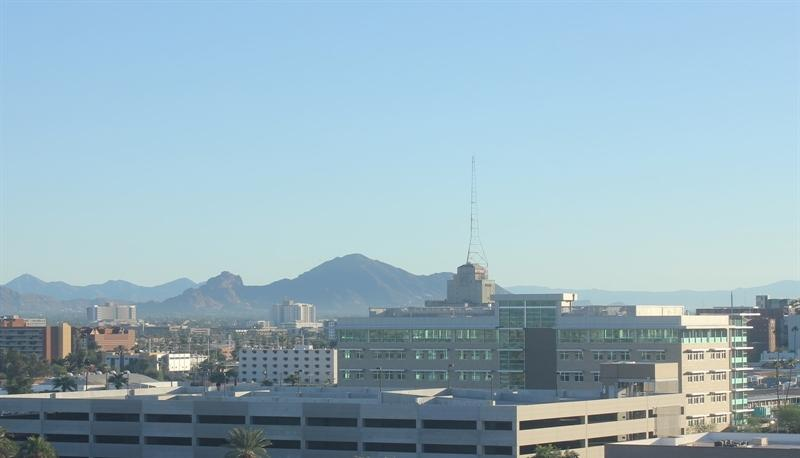
#> input picture images/training/day/20151101_145049.jpg, 800 x 458 px; its folder holds only this picture in this run
$ jupyter execute --allow-errors JS11_2341720116_Hanif_Faishal_Hilmi.ipynb   (shell and % lines are left out)
#> lines starting #> are read from the running program, lines starting #| are printed output that depends on the picture
# JS11 - Klasifikasi 2

Hanif Faishal Hilmi

TI-3F

Absen 15

## Lab 1
Klasifikasi SVM dengan Data Dummy Linier

### Langkah 1 - Import Library

[cell 1]
import numpy as np
import matplotlib.pyplot as plt
from scipy import stats
import seaborn as sns

### Langkah 2 - Membuat Data Dummy

[cell 2]
from sklearn.datasets import make_blobs
X, y = make_blobs(n_samples=50, centers=2, random_state=0, cluster_std=0.60)
plt.scatter(X[:, 0], X[:, 1], c=y, s=50, cmap='autumn')
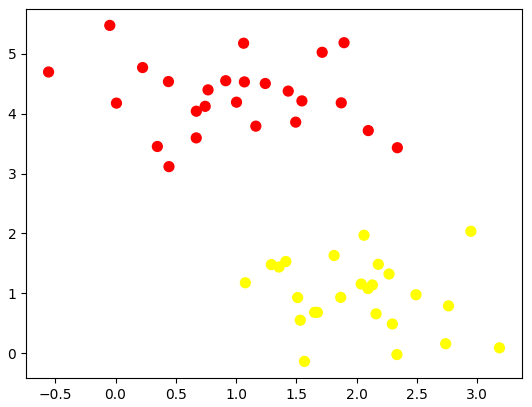
#> figure drawn by matplotlib, 1 panel

### Langkah 4 - Ilustrasi Margin

[cell 3]
xfit = np.linspace(-1, 3.5)
plt.scatter(X[:, 0], X[:, 1], c=y, s=50, cmap='autumn')

for m, b, d in [(1, 0.65, 0.33), (0.5, 1.6, 0.55), (-0.2, 2.9, 0.2)]:
    yfit = m * xfit + b
    plt.plot(xfit, yfit, '-k')
    plt.fill_between(xfit, yfit - d, yfit + d, edgecolor='none',
                     color='#AAAAAA', alpha=0.4)

plt.xlim(-1, 3.5)
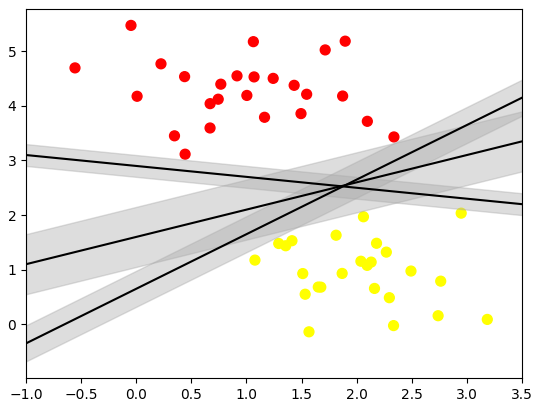
#> figure drawn by matplotlib, 1 panel; curve peaks at x = 3.5, y = 4.15; curve peaks at x = 3.5, y = 3.35; curve peaks at x = -1, y = 3.1

### Langkah 5 - Fitting Model

[cell 4]
from sklearn.svm import SVC
model = SVC(kernel='linear', C=1E10)
model.fit(X, y)

[cell 5]
# fungsii menampilkan fitting data
def plot_scv_decision_function(mode, ax=None, plot_support=True):
    if ax is None:
        ax = plt.gca()
    xlim = ax.get_xlim()
    ylim = ax.get_ylim()

    # membuat grid
    x = np.linspace(xlim[0], xlim[1], 30)
    y = np.linspace(ylim[0], ylim[1], 30)
    Y, X = np.meshgrid(y, x)
    xy = np.vstack([X.ravel(), Y.ravel()]).T
    P = mode.decision_function(xy).reshape(X.shape)

    # plot batas dan margin
    ax.contour(X, Y, P, colors='k', levels=[-1, 0, 1], alpha=0.5, linestyles=['--', '-', '--'])

    if plot_support:
        ax.scatter(model.support_vectors_[:, 0], model.support_vectors_[:, 1], s=300, linewidth=1, facecolors='none')
    ax.set_xlim(xlim)
    ax.set_ylim(ylim)

[cell 6]
# Melakukan plotting
plt.scatter(X[:, 0], X[:, 1], c=y, s=50, cmap='autumn')
plot_scv_decision_function(model)

[cell 7]
# instalasi ipywidgets

## Lab 2
Klasifikasi SVM dengan Data Dummy Non-Linier

### Langkah 1 - Ilustrasi Data Non-Linier

#### Langkah 1a - Import Library

[cell 8]
import numpy as np
import matplotlib.pyplot as plt
from scipy import stats
import seaborn as sns
from sklearn.svm import SVC

#### Langkah 1b - Buat Kembali Fungsi Plotting

[cell 9]
# buat sebuah fungsi untuk menampilkan fitting data

def plot_svc_decision_function(model, ax=None, plot_support=True):

    if ax is None:
        ax = plt.gca()
    xlim = ax.get_xlim()
    ylim = ax.get_ylim()

    # buat grid untuk evaluasi model
    x = np.linspace(xlim[0], xlim[1], 30)
    y = np.linspace(ylim[0], ylim[1], 30)
    Y, X = np.meshgrid(y, x)
    xy = np.vstack([X.ravel(), Y.ravel()]).T
    P = model.decision_function(xy).reshape(X.shape)

    # plot batas dan margin
    ax.contour(X, Y, P, colors='k',
               levels=[-1, 0, 1], alpha=0.5,
               linestyles=['--', '-', '--'])

    # plot support vectors
    if plot_support:
        ax.scatter(model.support_vectors_[:, 0],
                   model.support_vectors_[:, 1],
                   s=300, linewidth=1, facecolors='none')
    ax.set_xlim(xlim)
    ax.set_ylim(ylim)

#### Langkah 1c - Buat Data Dummy Non-Linier

[cell 10]
from sklearn.datasets import make_circles
X, y = make_circles(100, factor=.1, noise=.1)

clf = SVC(kernel='linear').fit(X, y)

plt.scatter(X[:, 0], X[:, 1], c=y, s=50, cmap='autumn')
plot_scv_decision_function(clf, plot_support=False)
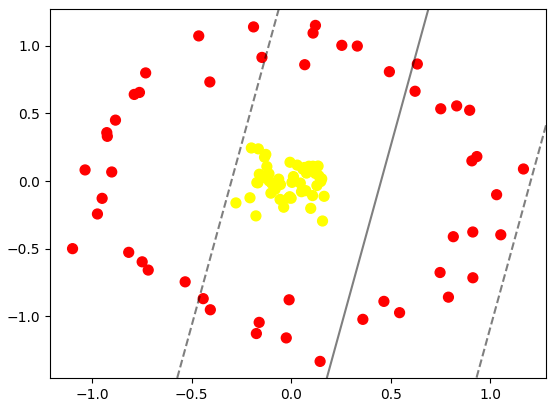
#> figure drawn by matplotlib, 1 panel
#> the sliders are set to elev = -90, azip = 0, X = <module 'ipywidgets.fixed_' fr, y = <module 'ipywidgets.fixed_' fr

[cell 11]
from mpl_toolkits import mplot3d
from ipywidgets import interact, fixed


r = np.exp(-(X ** 2).sum(1))

def plot_3D(elev=30, azim=30, X=X, y=y):
    ax = plt.subplot(projection='3d')
    ax.scatter3D(X[:, 0], X[:, 1], r, c=y, s=50, cmap='autumn')
    ax.view_init(elev=elev, azim=azim)
    ax.set_xlabel('x')
    ax.set_ylabel('y')
    ax.set_zlabel('r')

#> (the rest of this cell did not finish here and is left out)

### Langkah 2 - Fitting Model

[cell 12]
clf = SVC(kernel='rbf', C=1E6)
clf.fit(X, y)

plt.scatter(X[:, 0], X[:, 1], c=y, s=50, cmap='autumn')
plot_svc_decision_function(clf)
plt.scatter(clf.support_vectors_[:, 0], clf.support_vectors_[:, 1],
            s=300, lw=1, facecolors='none')
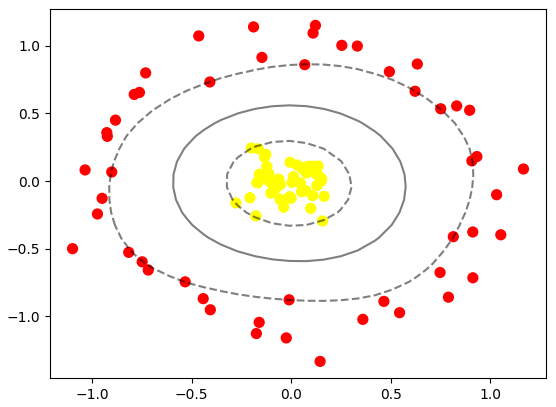
#> figure drawn by matplotlib, 1 panel

## Lab 3
SVM Data Overlapping

### Langkah 1 - Import Library dan Buat Fungsi Plotting

[cell 13]
import numpy as np
import matplotlib.pyplot as plt
from scipy import stats
import seaborn as sns
from sklearn.svm import SVC
from sklearn.datasets import make_blobs

[cell 14]
# buat sebuah fungsi untuk menampilkan fitting data

def plot_svc_decision_function(model, ax=None, plot_support=True):

    if ax is None:
        ax = plt.gca()
    xlim = ax.get_xlim()
    ylim = ax.get_ylim()

    # buat grid untuk evaluasi model
    x = np.linspace(xlim[0], xlim[1], 30)
    y = np.linspace(ylim[0], ylim[1], 30)
    Y, X = np.meshgrid(y, x)
    xy = np.vstack([X.ravel(), Y.ravel()]).T
    P = model.decision_function(xy).reshape(X.shape)

    # plot batas dan margin
    ax.contour(X, Y, P, colors='k',
               levels=[-1, 0, 1], alpha=0.5,
               linestyles=['--', '-', '--'])

    # plot support vectors
    if plot_support:
        ax.scatter(model.support_vectors_[:, 0],
                   model.support_vectors_[:, 1],
                   s=300, linewidth=1, facecolors='none')
    ax.set_xlim(xlim)
    ax.set_ylim(ylim)

### Langkah 2 - Buat Data Dummy

[cell 15]
X, y = make_blobs(n_samples=100, centers=2, random_state=0, cluster_std=1.2)
plt.scatter(X[:, 0], X[:, 1], c=y, s=50, cmap='autumn')
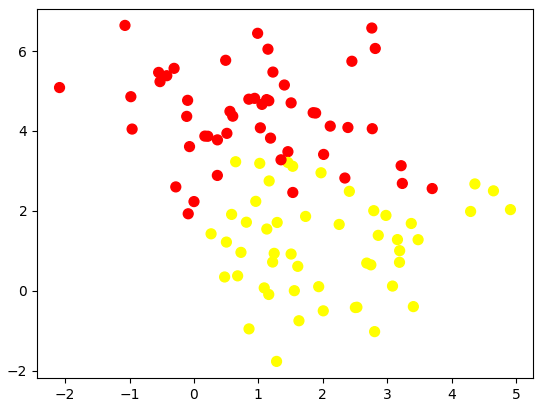
#> figure drawn by matplotlib, 1 panel

### Langkah 3 - Analisis Dampak Tunning

[cell 16]
X, y = make_blobs(n_samples=100, centers=2,
                  random_state=0, cluster_std=0.8)

fig, ax = plt.subplots(1, 2, figsize=(16, 6))
fig.subplots_adjust(left=0.0625, right=0.95, wspace=0.1)

for axi, C in zip(ax, [10.0, 0.1]):
    model = SVC(kernel='linear', C=C).fit(X, y)
    axi.scatter(X[:, 0], X[:, 1], c=y, s=50, cmap='autumn')
    plot_svc_decision_function(model, axi)
    axi.scatter(model.support_vectors_[:, 0],
                model.support_vectors_[:, 1],
                s=300, lw=1, facecolors='none');
    axi.set_title('C = {0:.1f}'.format(C), size=14)
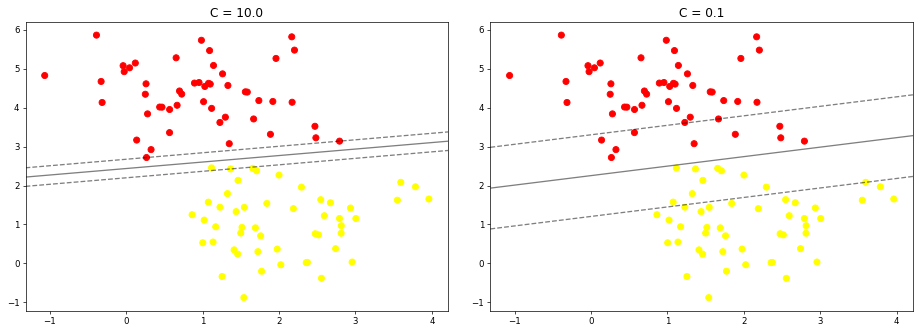
#> figure drawn by matplotlib, 2 panels

## Lab 4
Klasifikasi Citra Wajah

### Langkah 0 - Unduh Dataset

[cell 17]
from sklearn.datasets import fetch_lfw_people
#> (the rest of this cell did not finish here and is left out)

### Langkah 1 - Inspeksi Citra Wajah

[cell 18]
from matplotlib import pyplot as plt

fig, ax = plt.subplots(3, 5)
#> (the rest of this cell did not finish here and is left out)

### Langkah 2 - Pra Pengolahan Data

[cell 19]
from sklearn.svm import SVC
from sklearn.decomposition import PCA as RandomizedPCA
from sklearn.pipeline import make_pipeline

pca = RandomizedPCA(n_components=150, whiten=True, random_state=42)
svc = SVC(kernel='rbf', class_weight='balanced')

model = make_pipeline(pca, svc)

### Langkah 3 - Split Data

[cell 20]
from sklearn.model_selection import train_test_split

#> (the rest of this cell did not finish here and is left out)

### Langkah 4 - Pembuatan Model + Tunning

[cell 21]
from sklearn.model_selection import GridSearchCV
param_grid = {'svc__C': [1, 5, 10, 50],
              'svc__gamma': [0.0001, 0.0005, 0.001, 0.005]}
grid = GridSearchCV(model, param_grid)

#> (the rest of this cell did not finish here and is left out)

#> (a cell that did not finish here is left out)

### Langkah 5 - Cek Hasil Prediksi

[cell 23]
fig, ax = plt.subplots(4, 6)
#> (the rest of this cell did not finish here and is left out)

### Langkah 6 - Cek Performansi

[cell 24]
from sklearn.metrics import classification_report
#> (the rest of this cell did not finish here and is left out)

[cell 25]
from sklearn.metrics import confusion_matrix
import seaborn as sns

#> (the rest of this cell did not finish here and is left out)

## Lab 5
Klasifikasi Citra Siang dan Malam

### Langkah 0 - Import Library

[cell 26]
# Import Required Libraries
from pathlib import Path
import matplotlib.image as mpimg
import matplotlib.pyplot as plt
import cv2
import random
import numpy as np
import pandas as pd

[cell 27]
train_dir = "images/training"
test_dir = "images/test"

### Langkah 1 - Load Data dan Visualisasikan

[cell 28]
def load_dataset(img_dir):
    p = Path(img_dir)
    dirs = p.glob('*')

    img_list = []

    for dir in dirs:
        label = dir.name
        for file in dir.glob('*.jpg'):
            img = mpimg.imread(file)

            if not img is None:
                img_list.append((img, label))

    return img_list

[cell 29]
# Load training data
train_img = load_dataset(train_dir)
#> in load_dataset, img is the input picture: shape (458, 800, 3); mean R, G, B 150.7, 178, 191
#> train_img = 2 items

# Check the first data
# It should be a tuple consist of arrays of image and image labels
train_img[0]

# Random size checking
pick_random = np.random.randint(0, len(train_img))
#> pick_random = 1

# Check img size
print(f'Image {pick_random}')
#| Image 1
print(train_img[pick_random][0].shape)
#| (737, 1024, 3)

# Function to Visualize
def random_img_viz(img_list):
    rand_num = np.random.randint(0, len(img_list))

    img = img_list[rand_num][0]
    label = img_list[rand_num][1]
    label_str = 'day' if label == 1 else 'night'

    plt.imshow(img)
    print(f'Shape\t: {img.shape}')
    print(f'Label\t: {label}')

random_img_viz(train_img)
#> in random_img_viz, `label = img_list[rand_num][1]`: label = 'night'
#| Shape	: (737, 1024, 3)
#| Label	: night

### Langkah 3 - Pra Pengolahan Data

[cell 30]
# fungsi menstandarkan ukuran gambar

def standarized_input(image):
    # resize to w: 1100, h:600
    std_img = cv2.resize(image, (1100,600))

    return std_img

# fungsi encoding label
def label_encoder(label):
    # Encode the label
    # day as 1; night as 0
    num_val = 0

    if(label == 'day'):
        num_val = 1

    return num_val

# fungsi preprocessing
def preprocess(img_list):
    std_img_list = []

    for item in img_list:
        image = item[0]
        label = item[1]

        # Standarized the image
        std_img = standarized_input(image)

        # Create the label
        img_label = label_encoder(label)

        std_img_list.append((std_img, img_label))

    return std_img_list

train_std_img_list = preprocess(train_img)
#> the loop in preprocess, `for item in img_list:` made 2 passes
#> (label, num_val in label_encoder, img_label) on passes 1 to 2: ('day', 1, 1), ('night', 0, 0)
#> pass 1, in standarized_input, `std_img = cv2.resize(image, (1100,600))`:
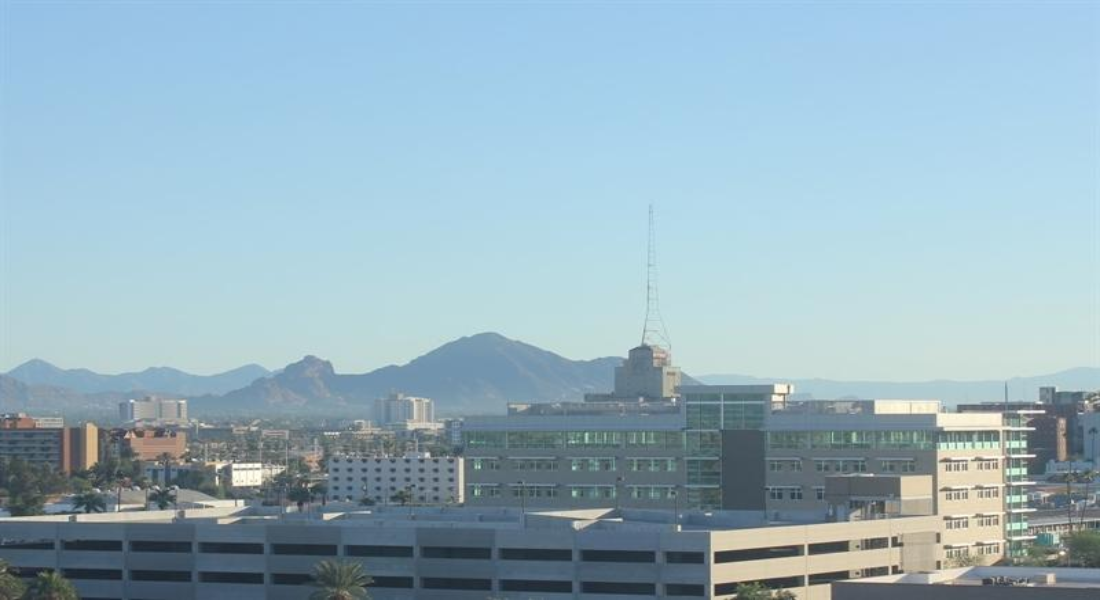
#> std_img: shape (600, 1100, 3); mean R, G, B 150.6, 178, 190.9
#> pass 2, in standarized_input (call 2), `std_img = cv2.resize(image, (1100,600))`:
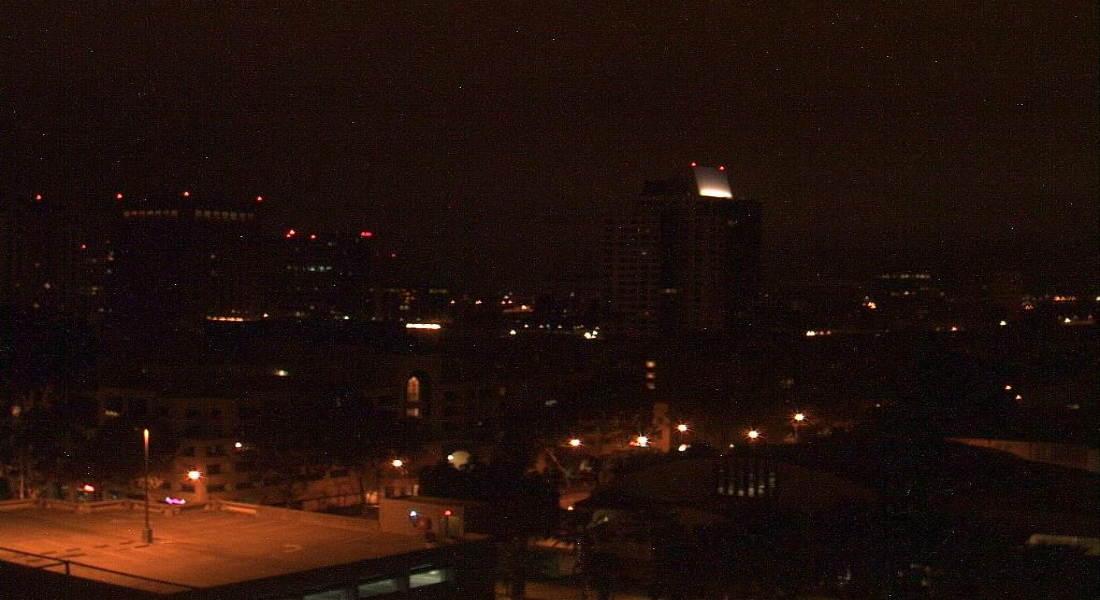
#> std_img: shape (600, 1100, 3); mean R, G, B 33, 16.4, 10.5
#> after the loop in preprocess, `for item in img_list:`: std_img_list = 2 items
#> train_std_img_list = 2 items

[cell 31]
# Random size checking
pick_random = np.random.randint(0, len(train_std_img_list))

# Check img size
print(f'Image {pick_random}')
#| Image 1
print(train_std_img_list[pick_random][0].shape)
#| (600, 1100, 3)
plt.imshow(train_std_img_list[pick_random][0])

### Langkah 4 - Ekstraksi Fitur

[cell 32]
# Get feature based on average brightness using HSV colorspace
def avg_brightness(image):
    # Convert image to HSV
    img_hsv = cv2.cvtColor(image, cv2.COLOR_RGB2HSV)

    # Calculate the avg of brightness
    sum_brightness = np.sum(img_hsv[:,:,2]) # take the 3rb value which is the V channel
    area = image.shape[0] * image.shape[1]
    avg = sum_brightness / area

    return avg

[cell 33]
# Check on random image
rand_img = np.random.randint(0, len(train_std_img_list))
#> rand_img = 0

feature_img = train_std_img_list[rand_img][0]

avg_img = avg_brightness(feature_img)
#> in avg_brightness, `img_hsv = cv2.cvtColor(image, cv2.COLOR_RGB2HSV)`: img_hsv: shape (600, 1100, 3); mean H, S, V 93.7, 58.1, 192.9
#> in avg_brightness, `sum_brightness = np.sum(img_hsv[:,:,2])`: sum_brightness = 127319192
#> in avg_brightness, `avg = sum_brightness / area`: avg = 192.9
#> avg_img = 192.9

print(f'Image {rand_img}')
#| Image 0
print(f'Avg Brighness: {avg_img:.4f}')
#| Avg Brighness: 192.9079
plt.imshow(feature_img)

### Langkah 5 - Klasifikasi dengan Metode Threshold

[cell 34]
def predict_label(img, threshold):
    # Computer average brightness
    avg = avg_brightness(img)
    pred = 0

    # Predict the label based on user defined threshold
    if avg > threshold:
        pred = 1

    return pred

[cell 35]
# Test the classifier on train data
rand_img = np.random.randint(0, len(train_std_img_list))
#> rand_img = 1

pred = predict_label(train_std_img_list[rand_img][0], threshold=120)
#> in avg_brightness (call 2), `img_hsv = cv2.cvtColor(image, cv2.COLOR_RGB2HSV)`: img_hsv: shape (600, 1100, 3); mean H, S, V 23.4, 171.9, 33
#> in predict_label, `avg = avg_brightness(img)`: avg = 33.02
#> pred = 0

# Evaluate
print(f'Image {rand_img}')
#| Image 1
print(f'Actual label: {train_std_img_list[rand_img][1]}')
#| Actual label: 0
print(f'Predicted label: {pred}')
#| Predicted label: 0
plt.imshow(train_std_img_list[rand_img][0])

### Langkah 6 - Evaluasi Manual

[cell 36]
def evaluate(img_list, threshold):
    miss_labels = []

    for file in img_list:
        # Get the ground truth / correct label
        img = file[0]
        label = file[1]

        # Get prediction
        pred_label = predict_label(img, threshold)

        # Compare ground truth and pred
        if pred_label != label:
            miss_labels.append((img, pred_label, label))

    total_img = len(img_list)
    corr_pred = total_img - len(miss_labels)
    accuracy = corr_pred / total_img

    print(f'Accuracy: {accuracy:.4f}')

[cell 37]
# Evaluate on train data
evaluate(train_std_img_list, threshold=120)
#> the loop in evaluate, `for file in img_list:` made 2 passes
#> (label, pred in predict_label, pred_label) on passes 1 to 2: (1, 1, 1), (0, 0, 0)
#> after the loop in evaluate, `for file in img_list:`: miss_labels = []
#> in evaluate, `total_img = len(img_list)`: total_img = 2
#> in evaluate, `accuracy = corr_pred / total_img`: accuracy = 1
#| Accuracy: 1.0000

[cell 38]
# Evaluate on test data

# Load test data
test_img = load_dataset(test_dir)

# Preprocess
test_std_img_list = preprocess(test_img)
#> test_std_img_list = []

# Predict
#> (the rest of this cell did not finish here and is left out)


### Klasifikasi dengan SVM

Langkah 4 Alternatif - Membuat Feature Vectors.

[cell 39]
# Create function to extract feature for every images and stored in tabular data
# Stored in Pandas dataframe
def extract_avg_bright_feature(img_list):
    avg_list = []
    labels = []

    for img in img_list:
        img_avg = avg_brightness(img[0]) # Get the avg brightness from image
        img_label = img[1] # Get the image label

        avg_list.append(img_avg)
        labels.append(img_label)

    # Stack data in columcular way
    data = np.column_stack((avg_list, labels))
    # Create a Pandas dataframe
    df = pd.DataFrame(data, columns=['AVG_BRIGHT', 'LABELS'])

    return df

[cell 40]
# Extract feature on train data
train_avg_img = extract_avg_bright_feature(train_std_img_list)
#> the loop in extract_avg_bright_feature, `for img in img_list:` made 2 passes
#> (sum_brightness in avg_brightness, area in avg_brightness, avg in avg_brightness, img_avg, img_label) on passes 1 to 2: (127319192, 660000, 192.9, 192.9, 1), (21790252, 660000, 33.02, 33.02, 0)
#> after the loop in extract_avg_bright_feature, `for img in img_list:`: avg_list = [192.9, 33.02]; labels = [1, 0]
#> in extract_avg_bright_feature, `data = np.column_stack((avg_list, labels))`: data = [[192.9, 1], [33.02, 0]]
#> in extract_avg_bright_feature, `df = pd.DataFrame(data, columns=['AVG_BRIGHT', 'LABELS'])`: df = table of 2 rows and 2 columns
#> train_avg_img = table of 2 rows and 2 columns
print(f'Shape: {train_avg_img.shape}')
#| Shape: (2, 2)
train_avg_img.head()
#> Out = table of 2 rows and 2 columns

[cell 41]
# Do the same thing on test data
test_avg_img = extract_avg_bright_feature(test_std_img_list)
#> test_avg_img = table of 0 rows and 2 columns
print(f'Shape: {test_avg_img.shape}')
#| Shape: (0, 2)
test_avg_img.head()
#> Out = table of 0 rows and 2 columns

### Langkah 5 - Buat Model SVM

[cell 42]
# Split data and label
X_train = train_avg_img.iloc[:,0].values.reshape(-1,1)
#> X_train = [192.9, 33.02]
y_train = train_avg_img.iloc[:,1]
X_test = test_avg_img.iloc[:,0].values.reshape(-1,1)
#> X_test = empty array
y_test = test_avg_img.iloc[:,1]

print("X_train shape:", X_train.shape)
#| X_train shape: (2, 1)
print("y_train unique:", y_train.unique())
#| y_train unique: [1. 0.]
print("y_train dtype:", y_train.dtype)
#| y_train dtype: float64

[cell 43]
# import requied library
from sklearn.svm import SVC

model = SVC()
model.fit(X_train, y_train)

### Langkah 6 - Evaluasi

[cell 44]
from sklearn.metrics import accuracy_score

# Make a prediction on train data
y_train_pred = model.predict(X_train)
#> y_train_pred = [1, 0]

# Get the accuracy on train data
acc_train = accuracy_score(y_train, y_train_pred)
#> acc_train = 1

# Make a prediction on test data
#> (the rest of this cell did not finish here and is left out)
